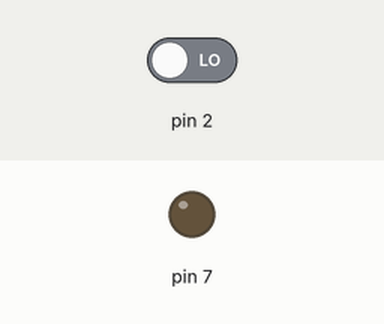
This sketch was run on a simulated Arduino Uno, built with avr-gcc and run on an emulated ATmega328P. Shown: output pins drawn as LEDs (lit = HIGH). The inputs (shaded band) are chosen by the test bench; at power-on: pin 2 LOW.

Above: at 1.2 s.
1.3 s: pin 2 driven HIGH
At 1.7 s:
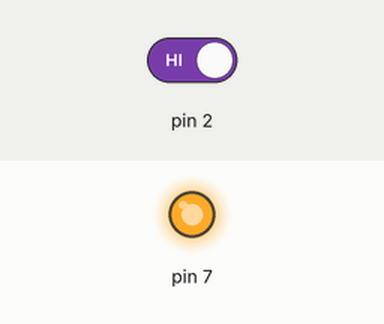
2.8 s: pin 2 driven LOW
At 4.1 s:
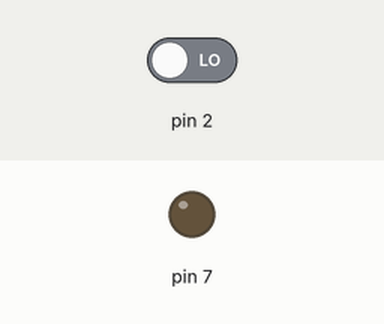
Timing chart, 0 to 31.5 s (numbered marks = the images above; inputs shaded):
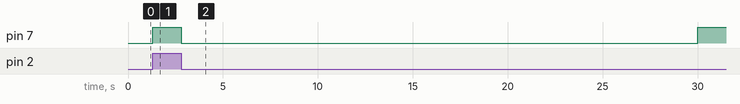

The sketch:

Alarm_Kompor.ino
```cpp
uint64_t PM;
void setup() {
  pinMode(7, OUTPUT);
}

void loop() {
  digitalWrite(7, digitalRead(2));
  if ( millis() - PM >= 30000) {
    PM = millis();
    digitalWrite(7, 1);
    delay(10000);
    digitalWrite(7, 0);
  }
}
```

Measured:
- after the input at 1.3 s, pin 7: LOW → HIGH at once
- after the input at 2.8 s, pin 7: HIGH → LOW at once, → HIGH 27.2 s later
